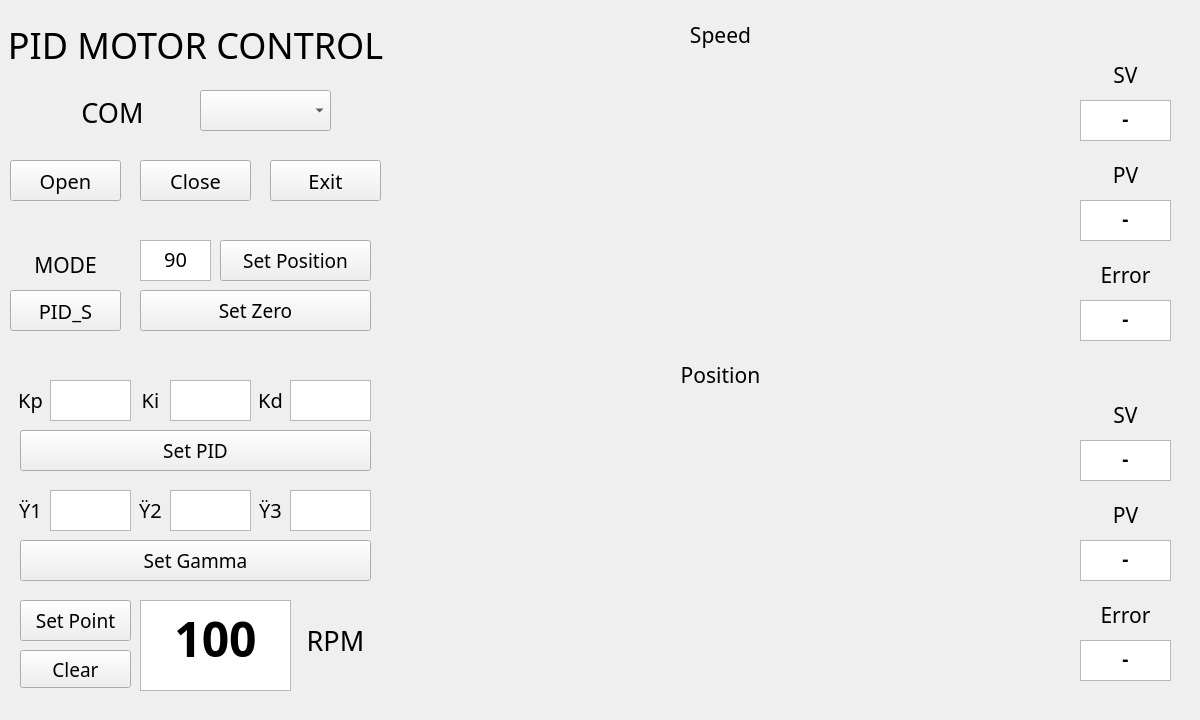
<?xml version="1.0" encoding="UTF-8"?>
<ui version="4.0">
 <class>MainWindow</class>
 <widget class="QMainWindow" name="MainWindow">
  <property name="geometry">
   <rect>
    <x>0</x>
    <y>0</y>
    <width>1200</width>
    <height>720</height>
   </rect>
  </property>
  <property name="sizePolicy">
   <sizepolicy hsizetype="Fixed" vsizetype="Fixed">
    <horstretch>0</horstretch>
    <verstretch>0</verstretch>
   </sizepolicy>
  </property>
  <property name="minimumSize">
   <size>
    <width>1200</width>
    <height>720</height>
   </size>
  </property>
  <property name="maximumSize">
   <size>
    <width>1200</width>
    <height>720</height>
   </size>
  </property>
  <property name="windowTitle">
   <string>MainWindow</string>
  </property>
  <widget class="QWidget" name="centralwidget">
   <widget class="QPushButton" name="btn_setUart">
    <property name="geometry">
     <rect>
      <x>10</x>
      <y>160</y>
      <width>111</width>
      <height>41</height>
     </rect>
    </property>
    <property name="font">
     <font>
      <family>Impact</family>
      <pointsize>15</pointsize>
     </font>
    </property>
    <property name="text">
     <string>Open</string>
    </property>
   </widget>
   <widget class="QPushButton" name="btn_closeUart">
    <property name="geometry">
     <rect>
      <x>140</x>
      <y>160</y>
      <width>111</width>
      <height>41</height>
     </rect>
    </property>
    <property name="font">
     <font>
      <family>Impact</family>
      <pointsize>15</pointsize>
     </font>
    </property>
    <property name="text">
     <string>Close</string>
    </property>
   </widget>
   <widget class="QPushButton" name="btn_exit">
    <property name="geometry">
     <rect>
      <x>270</x>
      <y>160</y>
      <width>111</width>
      <height>41</height>
     </rect>
    </property>
    <property name="font">
     <font>
      <family>Impact</family>
      <pointsize>15</pointsize>
     </font>
    </property>
    <property name="text">
     <string>Exit</string>
    </property>
   </widget>
   <widget class="QTextEdit" name="Kp_Input">
    <property name="geometry">
     <rect>
      <x>50</x>
      <y>380</y>
      <width>81</width>
      <height>41</height>
     </rect>
    </property>
    <property name="verticalScrollBarPolicy">
     <enum>Qt::ScrollBarAlwaysOff</enum>
    </property>
    <property name="horizontalScrollBarPolicy">
     <enum>Qt::ScrollBarAlwaysOff</enum>
    </property>
   </widget>
   <widget class="QLabel" name="Ki">
    <property name="geometry">
     <rect>
      <x>10</x>
      <y>380</y>
      <width>41</width>
      <height>41</height>
     </rect>
    </property>
    <property name="font">
     <font>
      <family>Impact</family>
      <pointsize>15</pointsize>
      <weight>50</weight>
      <bold>false</bold>
     </font>
    </property>
    <property name="text">
     <string>Kp</string>
    </property>
    <property name="textFormat">
     <enum>Qt::RichText</enum>
    </property>
    <property name="scaledContents">
     <bool>false</bool>
    </property>
    <property name="alignment">
     <set>Qt::AlignCenter</set>
    </property>
   </widget>
   <widget class="QLabel" name="gamma1">
    <property name="geometry">
     <rect>
      <x>130</x>
      <y>380</y>
      <width>41</width>
      <height>41</height>
     </rect>
    </property>
    <property name="font">
     <font>
      <family>Impact</family>
      <pointsize>15</pointsize>
      <weight>50</weight>
      <bold>false</bold>
     </font>
    </property>
    <property name="text">
     <string>Ki</string>
    </property>
    <property name="textFormat">
     <enum>Qt::RichText</enum>
    </property>
    <property name="scaledContents">
     <bool>false</bool>
    </property>
    <property name="alignment">
     <set>Qt::AlignCenter</set>
    </property>
   </widget>
   <widget class="QTextEdit" name="Ki_Input">
    <property name="geometry">
     <rect>
      <x>170</x>
      <y>380</y>
      <width>81</width>
      <height>41</height>
     </rect>
    </property>
    <property name="verticalScrollBarPolicy">
     <enum>Qt::ScrollBarAlwaysOff</enum>
    </property>
    <property name="horizontalScrollBarPolicy">
     <enum>Qt::ScrollBarAlwaysOff</enum>
    </property>
   </widget>
   <widget class="QTextEdit" name="Kd_Input">
    <property name="geometry">
     <rect>
      <x>290</x>
      <y>380</y>
      <width>81</width>
      <height>41</height>
     </rect>
    </property>
    <property name="verticalScrollBarPolicy">
     <enum>Qt::ScrollBarAlwaysOff</enum>
    </property>
    <property name="horizontalScrollBarPolicy">
     <enum>Qt::ScrollBarAlwaysOff</enum>
    </property>
   </widget>
   <widget class="QLabel" name="Kd">
    <property name="geometry">
     <rect>
      <x>250</x>
      <y>380</y>
      <width>41</width>
      <height>41</height>
     </rect>
    </property>
    <property name="font">
     <font>
      <family>Impact</family>
      <pointsize>15</pointsize>
      <weight>50</weight>
      <bold>false</bold>
     </font>
    </property>
    <property name="text">
     <string>Kd</string>
    </property>
    <property name="textFormat">
     <enum>Qt::RichText</enum>
    </property>
    <property name="scaledContents">
     <bool>false</bool>
    </property>
    <property name="alignment">
     <set>Qt::AlignCenter</set>
    </property>
   </widget>
   <widget class="QPushButton" name="btn_setPID">
    <property name="geometry">
     <rect>
      <x>20</x>
      <y>430</y>
      <width>351</width>
      <height>41</height>
     </rect>
    </property>
    <property name="font">
     <font>
      <family>Impact</family>
      <pointsize>14</pointsize>
      <weight>50</weight>
      <bold>false</bold>
     </font>
    </property>
    <property name="text">
     <string>Set PID</string>
    </property>
   </widget>
   <widget class="QLabel" name="RPM">
    <property name="geometry">
     <rect>
      <x>300</x>
      <y>620</y>
      <width>71</width>
      <height>41</height>
     </rect>
    </property>
    <property name="font">
     <font>
      <family>Impact</family>
      <pointsize>20</pointsize>
      <weight>50</weight>
      <bold>false</bold>
     </font>
    </property>
    <property name="text">
     <string>RPM</string>
    </property>
    <property name="textFormat">
     <enum>Qt::RichText</enum>
    </property>
    <property name="scaledContents">
     <bool>false</bool>
    </property>
    <property name="alignment">
     <set>Qt::AlignCenter</set>
    </property>
   </widget>
   <widget class="QTextEdit" name="RPMInput">
    <property name="geometry">
     <rect>
      <x>140</x>
      <y>600</y>
      <width>151</width>
      <height>91</height>
     </rect>
    </property>
    <property name="font">
     <font>
      <family>Impact</family>
      <pointsize>20</pointsize>
     </font>
    </property>
    <property name="verticalScrollBarPolicy">
     <enum>Qt::ScrollBarAlwaysOff</enum>
    </property>
    <property name="html">
     <string>&lt;!DOCTYPE HTML PUBLIC &quot;-//W3C//DTD HTML 4.0//EN&quot; &quot;http://www.w3.org/TR/REC-html40/strict.dtd&quot;&gt;
&lt;html&gt;&lt;head&gt;&lt;meta name=&quot;qrichtext&quot; content=&quot;1&quot; /&gt;&lt;style type=&quot;text/css&quot;&gt;
p, li { white-space: pre-wrap; }
&lt;/style&gt;&lt;/head&gt;&lt;body style=&quot; font-family:'Impact'; font-size:20pt; font-weight:400; font-style:normal;&quot;&gt;
&lt;p align=&quot;center&quot; style=&quot; margin-top:0px; margin-bottom:0px; margin-left:0px; margin-right:0px; -qt-block-indent:0; text-indent:0px;&quot;&gt;&lt;span style=&quot; font-family:'MS Shell Dlg 2'; font-size:36pt; font-weight:600;&quot;&gt;100&lt;/span&gt;&lt;/p&gt;&lt;/body&gt;&lt;/html&gt;</string>
    </property>
   </widget>
   <widget class="QPushButton" name="btn_setPoint">
    <property name="geometry">
     <rect>
      <x>20</x>
      <y>600</y>
      <width>111</width>
      <height>41</height>
     </rect>
    </property>
    <property name="font">
     <font>
      <family>Impact</family>
      <pointsize>14</pointsize>
      <weight>50</weight>
      <bold>false</bold>
     </font>
    </property>
    <property name="text">
     <string>Set Point</string>
    </property>
   </widget>
   <widget class="QPushButton" name="btn_clear">
    <property name="geometry">
     <rect>
      <x>20</x>
      <y>650</y>
      <width>111</width>
      <height>38</height>
     </rect>
    </property>
    <property name="font">
     <font>
      <family>Impact</family>
      <pointsize>14</pointsize>
      <weight>50</weight>
      <bold>false</bold>
     </font>
    </property>
    <property name="text">
     <string>Clear</string>
    </property>
   </widget>
   <widget class="QLabel" name="GUILabel">
    <property name="geometry">
     <rect>
      <x>0</x>
      <y>0</y>
      <width>391</width>
      <height>91</height>
     </rect>
    </property>
    <property name="font">
     <font>
      <family>Impact</family>
      <pointsize>27</pointsize>
      <weight>50</weight>
      <bold>false</bold>
      <kerning>true</kerning>
     </font>
    </property>
    <property name="text">
     <string>&lt;/b&gt;PID MOTOR CONTROL&lt;/b&gt;</string>
    </property>
    <property name="textFormat">
     <enum>Qt::RichText</enum>
    </property>
    <property name="scaledContents">
     <bool>false</bool>
    </property>
    <property name="alignment">
     <set>Qt::AlignCenter</set>
    </property>
   </widget>
   <widget class="QCustomPlot" name="customPlot" native="true">
    <property name="geometry">
     <rect>
      <x>390</x>
      <y>60</y>
      <width>661</width>
      <height>291</height>
     </rect>
    </property>
   </widget>
   <widget class="QLabel" name="GUILabel_2">
    <property name="geometry">
     <rect>
      <x>670</x>
      <y>20</y>
      <width>101</width>
      <height>31</height>
     </rect>
    </property>
    <property name="font">
     <font>
      <family>Impact</family>
      <pointsize>16</pointsize>
      <weight>50</weight>
      <bold>false</bold>
     </font>
    </property>
    <property name="text">
     <string>&lt;/b&gt;Speed&lt;/b&gt;</string>
    </property>
    <property name="textFormat">
     <enum>Qt::RichText</enum>
    </property>
    <property name="scaledContents">
     <bool>false</bool>
    </property>
    <property name="alignment">
     <set>Qt::AlignCenter</set>
    </property>
   </widget>
   <widget class="QLabel" name="GUILabel_3">
    <property name="geometry">
     <rect>
      <x>660</x>
      <y>360</y>
      <width>121</width>
      <height>31</height>
     </rect>
    </property>
    <property name="font">
     <font>
      <family>Impact</family>
      <pointsize>16</pointsize>
      <weight>50</weight>
      <bold>false</bold>
     </font>
    </property>
    <property name="text">
     <string>&lt;/b&gt;Position&lt;/b&gt;</string>
    </property>
    <property name="textFormat">
     <enum>Qt::RichText</enum>
    </property>
    <property name="scaledContents">
     <bool>false</bool>
    </property>
    <property name="alignment">
     <set>Qt::AlignCenter</set>
    </property>
   </widget>
   <widget class="QCustomPlot" name="customPlot2" native="true">
    <property name="geometry">
     <rect>
      <x>390</x>
      <y>400</y>
      <width>661</width>
      <height>291</height>
     </rect>
    </property>
   </widget>
   <widget class="QTextBrowser" name="SpeedSV">
    <property name="geometry">
     <rect>
      <x>1080</x>
      <y>100</y>
      <width>91</width>
      <height>41</height>
     </rect>
    </property>
    <property name="font">
     <font>
      <family>Impact</family>
      <pointsize>20</pointsize>
     </font>
    </property>
    <property name="verticalScrollBarPolicy">
     <enum>Qt::ScrollBarAlwaysOff</enum>
    </property>
    <property name="html">
     <string>&lt;!DOCTYPE HTML PUBLIC &quot;-//W3C//DTD HTML 4.0//EN&quot; &quot;http://www.w3.org/TR/REC-html40/strict.dtd&quot;&gt;
&lt;html&gt;&lt;head&gt;&lt;meta name=&quot;qrichtext&quot; content=&quot;1&quot; /&gt;&lt;style type=&quot;text/css&quot;&gt;
p, li { white-space: pre-wrap; }
&lt;/style&gt;&lt;/head&gt;&lt;body style=&quot; font-family:'Impact'; font-size:20pt; font-weight:400; font-style:normal;&quot;&gt;
&lt;p align=&quot;center&quot; style=&quot; margin-top:0px; margin-bottom:0px; margin-left:0px; margin-right:0px; -qt-block-indent:0; text-indent:0px;&quot;&gt;&lt;span style=&quot; font-family:'MS Shell Dlg 2'; font-size:14pt; font-weight:600;&quot;&gt;-&lt;/span&gt;&lt;/p&gt;&lt;/body&gt;&lt;/html&gt;</string>
    </property>
   </widget>
   <widget class="QLabel" name="GUILabel_4">
    <property name="geometry">
     <rect>
      <x>1080</x>
      <y>60</y>
      <width>91</width>
      <height>31</height>
     </rect>
    </property>
    <property name="font">
     <font>
      <family>Impact</family>
      <pointsize>16</pointsize>
      <weight>50</weight>
      <bold>false</bold>
     </font>
    </property>
    <property name="text">
     <string>&lt;/b&gt;SV&lt;/b&gt;</string>
    </property>
    <property name="textFormat">
     <enum>Qt::RichText</enum>
    </property>
    <property name="scaledContents">
     <bool>false</bool>
    </property>
    <property name="alignment">
     <set>Qt::AlignCenter</set>
    </property>
   </widget>
   <widget class="QTextBrowser" name="SpeedPV">
    <property name="geometry">
     <rect>
      <x>1080</x>
      <y>200</y>
      <width>91</width>
      <height>41</height>
     </rect>
    </property>
    <property name="font">
     <font>
      <family>Impact</family>
      <pointsize>20</pointsize>
     </font>
    </property>
    <property name="verticalScrollBarPolicy">
     <enum>Qt::ScrollBarAlwaysOff</enum>
    </property>
    <property name="html">
     <string>&lt;!DOCTYPE HTML PUBLIC &quot;-//W3C//DTD HTML 4.0//EN&quot; &quot;http://www.w3.org/TR/REC-html40/strict.dtd&quot;&gt;
&lt;html&gt;&lt;head&gt;&lt;meta name=&quot;qrichtext&quot; content=&quot;1&quot; /&gt;&lt;style type=&quot;text/css&quot;&gt;
p, li { white-space: pre-wrap; }
&lt;/style&gt;&lt;/head&gt;&lt;body style=&quot; font-family:'Impact'; font-size:20pt; font-weight:400; font-style:normal;&quot;&gt;
&lt;p align=&quot;center&quot; style=&quot; margin-top:0px; margin-bottom:0px; margin-left:0px; margin-right:0px; -qt-block-indent:0; text-indent:0px;&quot;&gt;&lt;span style=&quot; font-family:'MS Shell Dlg 2'; font-size:14pt; font-weight:600;&quot;&gt;-&lt;/span&gt;&lt;/p&gt;&lt;/body&gt;&lt;/html&gt;</string>
    </property>
   </widget>
   <widget class="QLabel" name="GUILabel_5">
    <property name="geometry">
     <rect>
      <x>1070</x>
      <y>160</y>
      <width>111</width>
      <height>31</height>
     </rect>
    </property>
    <property name="font">
     <font>
      <family>Impact</family>
      <pointsize>16</pointsize>
      <weight>50</weight>
      <bold>false</bold>
     </font>
    </property>
    <property name="text">
     <string>&lt;/b&gt;PV&lt;/b&gt;</string>
    </property>
    <property name="textFormat">
     <enum>Qt::RichText</enum>
    </property>
    <property name="scaledContents">
     <bool>false</bool>
    </property>
    <property name="alignment">
     <set>Qt::AlignCenter</set>
    </property>
   </widget>
   <widget class="QTextBrowser" name="SpeedError">
    <property name="geometry">
     <rect>
      <x>1080</x>
      <y>300</y>
      <width>91</width>
      <height>41</height>
     </rect>
    </property>
    <property name="font">
     <font>
      <family>Impact</family>
      <pointsize>20</pointsize>
     </font>
    </property>
    <property name="verticalScrollBarPolicy">
     <enum>Qt::ScrollBarAlwaysOff</enum>
    </property>
    <property name="html">
     <string>&lt;!DOCTYPE HTML PUBLIC &quot;-//W3C//DTD HTML 4.0//EN&quot; &quot;http://www.w3.org/TR/REC-html40/strict.dtd&quot;&gt;
&lt;html&gt;&lt;head&gt;&lt;meta name=&quot;qrichtext&quot; content=&quot;1&quot; /&gt;&lt;style type=&quot;text/css&quot;&gt;
p, li { white-space: pre-wrap; }
&lt;/style&gt;&lt;/head&gt;&lt;body style=&quot; font-family:'Impact'; font-size:20pt; font-weight:400; font-style:normal;&quot;&gt;
&lt;p align=&quot;center&quot; style=&quot; margin-top:0px; margin-bottom:0px; margin-left:0px; margin-right:0px; -qt-block-indent:0; text-indent:0px;&quot;&gt;&lt;span style=&quot; font-family:'MS Shell Dlg 2'; font-size:14pt; font-weight:600;&quot;&gt;-&lt;/span&gt;&lt;/p&gt;&lt;/body&gt;&lt;/html&gt;</string>
    </property>
   </widget>
   <widget class="QLabel" name="GUILabel_6">
    <property name="geometry">
     <rect>
      <x>1080</x>
      <y>260</y>
      <width>91</width>
      <height>31</height>
     </rect>
    </property>
    <property name="font">
     <font>
      <family>Impact</family>
      <pointsize>16</pointsize>
      <weight>50</weight>
      <bold>false</bold>
     </font>
    </property>
    <property name="text">
     <string>&lt;/b&gt;Error&lt;/b&gt;</string>
    </property>
    <property name="textFormat">
     <enum>Qt::RichText</enum>
    </property>
    <property name="scaledContents">
     <bool>false</bool>
    </property>
    <property name="alignment">
     <set>Qt::AlignCenter</set>
    </property>
   </widget>
   <widget class="QTextBrowser" name="PositionSV">
    <property name="geometry">
     <rect>
      <x>1080</x>
      <y>440</y>
      <width>91</width>
      <height>41</height>
     </rect>
    </property>
    <property name="font">
     <font>
      <family>Impact</family>
      <pointsize>20</pointsize>
     </font>
    </property>
    <property name="verticalScrollBarPolicy">
     <enum>Qt::ScrollBarAlwaysOff</enum>
    </property>
    <property name="html">
     <string>&lt;!DOCTYPE HTML PUBLIC &quot;-//W3C//DTD HTML 4.0//EN&quot; &quot;http://www.w3.org/TR/REC-html40/strict.dtd&quot;&gt;
&lt;html&gt;&lt;head&gt;&lt;meta name=&quot;qrichtext&quot; content=&quot;1&quot; /&gt;&lt;style type=&quot;text/css&quot;&gt;
p, li { white-space: pre-wrap; }
&lt;/style&gt;&lt;/head&gt;&lt;body style=&quot; font-family:'Impact'; font-size:20pt; font-weight:400; font-style:normal;&quot;&gt;
&lt;p align=&quot;center&quot; style=&quot; margin-top:0px; margin-bottom:0px; margin-left:0px; margin-right:0px; -qt-block-indent:0; text-indent:0px;&quot;&gt;&lt;span style=&quot; font-family:'MS Shell Dlg 2'; font-size:14pt; font-weight:600;&quot;&gt;-&lt;/span&gt;&lt;/p&gt;&lt;/body&gt;&lt;/html&gt;</string>
    </property>
   </widget>
   <widget class="QTextBrowser" name="PositionPV">
    <property name="geometry">
     <rect>
      <x>1080</x>
      <y>540</y>
      <width>91</width>
      <height>41</height>
     </rect>
    </property>
    <property name="font">
     <font>
      <family>Impact</family>
      <pointsize>20</pointsize>
     </font>
    </property>
    <property name="verticalScrollBarPolicy">
     <enum>Qt::ScrollBarAlwaysOff</enum>
    </property>
    <property name="html">
     <string>&lt;!DOCTYPE HTML PUBLIC &quot;-//W3C//DTD HTML 4.0//EN&quot; &quot;http://www.w3.org/TR/REC-html40/strict.dtd&quot;&gt;
&lt;html&gt;&lt;head&gt;&lt;meta name=&quot;qrichtext&quot; content=&quot;1&quot; /&gt;&lt;style type=&quot;text/css&quot;&gt;
p, li { white-space: pre-wrap; }
&lt;/style&gt;&lt;/head&gt;&lt;body style=&quot; font-family:'Impact'; font-size:20pt; font-weight:400; font-style:normal;&quot;&gt;
&lt;p align=&quot;center&quot; style=&quot; margin-top:0px; margin-bottom:0px; margin-left:0px; margin-right:0px; -qt-block-indent:0; text-indent:0px;&quot;&gt;&lt;span style=&quot; font-family:'MS Shell Dlg 2'; font-size:14pt; font-weight:600;&quot;&gt;-&lt;/span&gt;&lt;/p&gt;&lt;/body&gt;&lt;/html&gt;</string>
    </property>
   </widget>
   <widget class="QLabel" name="GUILabel_7">
    <property name="geometry">
     <rect>
      <x>1080</x>
      <y>400</y>
      <width>91</width>
      <height>31</height>
     </rect>
    </property>
    <property name="font">
     <font>
      <family>Impact</family>
      <pointsize>16</pointsize>
      <weight>50</weight>
      <bold>false</bold>
     </font>
    </property>
    <property name="text">
     <string>&lt;/b&gt;SV&lt;/b&gt;</string>
    </property>
    <property name="textFormat">
     <enum>Qt::RichText</enum>
    </property>
    <property name="scaledContents">
     <bool>false</bool>
    </property>
    <property name="alignment">
     <set>Qt::AlignCenter</set>
    </property>
   </widget>
   <widget class="QTextBrowser" name="PositionError">
    <property name="geometry">
     <rect>
      <x>1080</x>
      <y>640</y>
      <width>91</width>
      <height>41</height>
     </rect>
    </property>
    <property name="font">
     <font>
      <family>Impact</family>
      <pointsize>20</pointsize>
     </font>
    </property>
    <property name="verticalScrollBarPolicy">
     <enum>Qt::ScrollBarAlwaysOff</enum>
    </property>
    <property name="html">
     <string>&lt;!DOCTYPE HTML PUBLIC &quot;-//W3C//DTD HTML 4.0//EN&quot; &quot;http://www.w3.org/TR/REC-html40/strict.dtd&quot;&gt;
&lt;html&gt;&lt;head&gt;&lt;meta name=&quot;qrichtext&quot; content=&quot;1&quot; /&gt;&lt;style type=&quot;text/css&quot;&gt;
p, li { white-space: pre-wrap; }
&lt;/style&gt;&lt;/head&gt;&lt;body style=&quot; font-family:'Impact'; font-size:20pt; font-weight:400; font-style:normal;&quot;&gt;
&lt;p align=&quot;center&quot; style=&quot; margin-top:0px; margin-bottom:0px; margin-left:0px; margin-right:0px; -qt-block-indent:0; text-indent:0px;&quot;&gt;&lt;span style=&quot; font-family:'MS Shell Dlg 2'; font-size:14pt; font-weight:600;&quot;&gt;-&lt;/span&gt;&lt;/p&gt;&lt;/body&gt;&lt;/html&gt;</string>
    </property>
   </widget>
   <widget class="QLabel" name="GUILabel_8">
    <property name="geometry">
     <rect>
      <x>1080</x>
      <y>600</y>
      <width>91</width>
      <height>31</height>
     </rect>
    </property>
    <property name="font">
     <font>
      <family>Impact</family>
      <pointsize>16</pointsize>
      <weight>50</weight>
      <bold>false</bold>
     </font>
    </property>
    <property name="text">
     <string>&lt;/b&gt;Error&lt;/b&gt;</string>
    </property>
    <property name="textFormat">
     <enum>Qt::RichText</enum>
    </property>
    <property name="scaledContents">
     <bool>false</bool>
    </property>
    <property name="alignment">
     <set>Qt::AlignCenter</set>
    </property>
   </widget>
   <widget class="QLabel" name="GUILabel_9">
    <property name="geometry">
     <rect>
      <x>1070</x>
      <y>500</y>
      <width>111</width>
      <height>31</height>
     </rect>
    </property>
    <property name="font">
     <font>
      <family>Impact</family>
      <pointsize>16</pointsize>
      <weight>50</weight>
      <bold>false</bold>
     </font>
    </property>
    <property name="text">
     <string>&lt;/b&gt;PV&lt;/b&gt;</string>
    </property>
    <property name="textFormat">
     <enum>Qt::RichText</enum>
    </property>
    <property name="scaledContents">
     <bool>false</bool>
    </property>
    <property name="alignment">
     <set>Qt::AlignCenter</set>
    </property>
   </widget>
   <widget class="QLabel" name="GUILabel_10">
    <property name="geometry">
     <rect>
      <x>10</x>
      <y>250</y>
      <width>111</width>
      <height>31</height>
     </rect>
    </property>
    <property name="font">
     <font>
      <family>Impact</family>
      <pointsize>16</pointsize>
      <weight>50</weight>
      <bold>false</bold>
     </font>
    </property>
    <property name="text">
     <string>&lt;/b&gt;MODE&lt;/b&gt;</string>
    </property>
    <property name="textFormat">
     <enum>Qt::RichText</enum>
    </property>
    <property name="scaledContents">
     <bool>false</bool>
    </property>
    <property name="alignment">
     <set>Qt::AlignCenter</set>
    </property>
   </widget>
   <widget class="QPushButton" name="btn_mode">
    <property name="geometry">
     <rect>
      <x>10</x>
      <y>290</y>
      <width>111</width>
      <height>41</height>
     </rect>
    </property>
    <property name="font">
     <font>
      <family>Impact</family>
      <pointsize>15</pointsize>
     </font>
    </property>
    <property name="text">
     <string>PID_S</string>
    </property>
   </widget>
   <widget class="QPushButton" name="btn_setZero">
    <property name="geometry">
     <rect>
      <x>140</x>
      <y>290</y>
      <width>231</width>
      <height>41</height>
     </rect>
    </property>
    <property name="font">
     <font>
      <family>Impact</family>
      <pointsize>14</pointsize>
      <weight>50</weight>
      <bold>false</bold>
     </font>
    </property>
    <property name="text">
     <string>Set Zero</string>
    </property>
   </widget>
   <widget class="QTextEdit" name="Position_Input">
    <property name="geometry">
     <rect>
      <x>140</x>
      <y>240</y>
      <width>71</width>
      <height>41</height>
     </rect>
    </property>
    <property name="font">
     <font>
      <family>Impact</family>
      <pointsize>15</pointsize>
     </font>
    </property>
    <property name="verticalScrollBarPolicy">
     <enum>Qt::ScrollBarAlwaysOff</enum>
    </property>
    <property name="horizontalScrollBarPolicy">
     <enum>Qt::ScrollBarAlwaysOff</enum>
    </property>
    <property name="html">
     <string>&lt;!DOCTYPE HTML PUBLIC &quot;-//W3C//DTD HTML 4.0//EN&quot; &quot;http://www.w3.org/TR/REC-html40/strict.dtd&quot;&gt;
&lt;html&gt;&lt;head&gt;&lt;meta name=&quot;qrichtext&quot; content=&quot;1&quot; /&gt;&lt;style type=&quot;text/css&quot;&gt;
p, li { white-space: pre-wrap; }
&lt;/style&gt;&lt;/head&gt;&lt;body style=&quot; font-family:'Impact'; font-size:15pt; font-weight:400; font-style:normal;&quot;&gt;
&lt;p align=&quot;center&quot; style=&quot; margin-top:0px; margin-bottom:0px; margin-left:0px; margin-right:0px; -qt-block-indent:0; text-indent:0px;&quot;&gt;90&lt;/p&gt;&lt;/body&gt;&lt;/html&gt;</string>
    </property>
   </widget>
   <widget class="QPushButton" name="btn_setPosition">
    <property name="geometry">
     <rect>
      <x>220</x>
      <y>240</y>
      <width>151</width>
      <height>41</height>
     </rect>
    </property>
    <property name="font">
     <font>
      <family>Impact</family>
      <pointsize>14</pointsize>
      <weight>50</weight>
      <bold>false</bold>
     </font>
    </property>
    <property name="text">
     <string>Set Position</string>
    </property>
   </widget>
   <widget class="QComboBox" name="ComUart">
    <property name="geometry">
     <rect>
      <x>200</x>
      <y>90</y>
      <width>131</width>
      <height>41</height>
     </rect>
    </property>
   </widget>
   <widget class="QLabel" name="lbl_comuart">
    <property name="geometry">
     <rect>
      <x>60</x>
      <y>90</y>
      <width>105</width>
      <height>46</height>
     </rect>
    </property>
    <property name="font">
     <font>
      <family>Impact</family>
      <pointsize>20</pointsize>
      <weight>50</weight>
      <bold>false</bold>
     </font>
    </property>
    <property name="text">
     <string>COM</string>
    </property>
    <property name="textFormat">
     <enum>Qt::RichText</enum>
    </property>
    <property name="scaledContents">
     <bool>false</bool>
    </property>
    <property name="alignment">
     <set>Qt::AlignCenter</set>
    </property>
   </widget>
   <widget class="QLabel" name="gamma2">
    <property name="geometry">
     <rect>
      <x>10</x>
      <y>490</y>
      <width>41</width>
      <height>41</height>
     </rect>
    </property>
    <property name="font">
     <font>
      <family>Impact</family>
      <pointsize>15</pointsize>
      <weight>50</weight>
      <bold>false</bold>
     </font>
    </property>
    <property name="text">
     <string>Ϋ1</string>
    </property>
    <property name="textFormat">
     <enum>Qt::RichText</enum>
    </property>
    <property name="scaledContents">
     <bool>false</bool>
    </property>
    <property name="alignment">
     <set>Qt::AlignCenter</set>
    </property>
   </widget>
   <widget class="QTextEdit" name="gamma3_Input">
    <property name="geometry">
     <rect>
      <x>290</x>
      <y>490</y>
      <width>81</width>
      <height>41</height>
     </rect>
    </property>
    <property name="verticalScrollBarPolicy">
     <enum>Qt::ScrollBarAlwaysOff</enum>
    </property>
    <property name="horizontalScrollBarPolicy">
     <enum>Qt::ScrollBarAlwaysOff</enum>
    </property>
   </widget>
   <widget class="QLabel" name="Kp_2">
    <property name="geometry">
     <rect>
      <x>130</x>
      <y>490</y>
      <width>41</width>
      <height>41</height>
     </rect>
    </property>
    <property name="font">
     <font>
      <family>Impact</family>
      <pointsize>15</pointsize>
      <weight>50</weight>
      <bold>false</bold>
     </font>
    </property>
    <property name="text">
     <string>Ϋ2</string>
    </property>
    <property name="textFormat">
     <enum>Qt::RichText</enum>
    </property>
    <property name="scaledContents">
     <bool>false</bool>
    </property>
    <property name="alignment">
     <set>Qt::AlignCenter</set>
    </property>
   </widget>
   <widget class="QLabel" name="gamma3">
    <property name="geometry">
     <rect>
      <x>250</x>
      <y>490</y>
      <width>41</width>
      <height>41</height>
     </rect>
    </property>
    <property name="font">
     <font>
      <family>Impact</family>
      <pointsize>15</pointsize>
      <weight>50</weight>
      <bold>false</bold>
     </font>
    </property>
    <property name="text">
     <string>Ϋ3</string>
    </property>
    <property name="textFormat">
     <enum>Qt::RichText</enum>
    </property>
    <property name="scaledContents">
     <bool>false</bool>
    </property>
    <property name="alignment">
     <set>Qt::AlignCenter</set>
    </property>
   </widget>
   <widget class="QPushButton" name="btn_setgamma">
    <property name="geometry">
     <rect>
      <x>20</x>
      <y>540</y>
      <width>351</width>
      <height>41</height>
     </rect>
    </property>
    <property name="font">
     <font>
      <family>Impact</family>
      <pointsize>14</pointsize>
      <weight>50</weight>
      <bold>false</bold>
     </font>
    </property>
    <property name="text">
     <string>Set Gamma</string>
    </property>
   </widget>
   <widget class="QTextEdit" name="gamma1_Input">
    <property name="geometry">
     <rect>
      <x>50</x>
      <y>490</y>
      <width>81</width>
      <height>41</height>
     </rect>
    </property>
    <property name="verticalScrollBarPolicy">
     <enum>Qt::ScrollBarAlwaysOff</enum>
    </property>
    <property name="horizontalScrollBarPolicy">
     <enum>Qt::ScrollBarAlwaysOff</enum>
    </property>
   </widget>
   <widget class="QTextEdit" name="gamma2_Input">
    <property name="geometry">
     <rect>
      <x>170</x>
      <y>490</y>
      <width>81</width>
      <height>41</height>
     </rect>
    </property>
    <property name="verticalScrollBarPolicy">
     <enum>Qt::ScrollBarAlwaysOff</enum>
    </property>
    <property name="horizontalScrollBarPolicy">
     <enum>Qt::ScrollBarAlwaysOff</enum>
    </property>
   </widget>
  </widget>
 </widget>
 <customwidgets>
  <customwidget>
   <class>QCustomPlot</class>
   <extends>QWidget</extends>
   <header>qcustomplot.h</header>
   <container>1</container>
  </customwidget>
 </customwidgets>
 <resources/>
 <connections/>
</ui>
